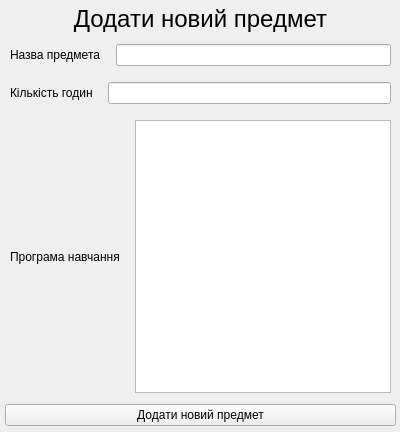
<?xml version="1.0" encoding="UTF-8"?>
<ui version="4.0">
 <class>add_new_subject</class>
 <widget class="QWidget" name="add_new_subject">
  <property name="geometry">
   <rect>
    <x>0</x>
    <y>0</y>
    <width>400</width>
    <height>432</height>
   </rect>
  </property>
  <property name="windowTitle">
   <string>Form</string>
  </property>
  <widget class="QWidget" name="layoutWidget">
   <property name="geometry">
    <rect>
     <x>0</x>
     <y>0</y>
     <width>401</width>
     <height>431</height>
    </rect>
   </property>
   <layout class="QVBoxLayout" name="main_lay">
    <property name="spacing">
     <number>6</number>
    </property>
    <property name="sizeConstraint">
     <enum>QLayout::SetMinAndMaxSize</enum>
    </property>
    <property name="leftMargin">
     <number>5</number>
    </property>
    <property name="topMargin">
     <number>5</number>
    </property>
    <property name="rightMargin">
     <number>5</number>
    </property>
    <property name="bottomMargin">
     <number>5</number>
    </property>
    <item>
     <widget class="QLabel" name="add_new_subject_label">
      <property name="font">
       <font>
        <pointsize>18</pointsize>
       </font>
      </property>
      <property name="text">
       <string>Додати новий предмет</string>
      </property>
      <property name="alignment">
       <set>Qt::AlignCenter</set>
      </property>
     </widget>
    </item>
    <item>
     <layout class="QHBoxLayout" name="lay1">
      <property name="spacing">
       <number>15</number>
      </property>
      <property name="leftMargin">
       <number>5</number>
      </property>
      <property name="topMargin">
       <number>5</number>
      </property>
      <property name="rightMargin">
       <number>5</number>
      </property>
      <property name="bottomMargin">
       <number>5</number>
      </property>
      <item>
       <widget class="QLabel" name="subject_name_label">
        <property name="text">
         <string>Назва предмета</string>
        </property>
       </widget>
      </item>
      <item>
       <widget class="QLineEdit" name="subject_name_edit"/>
      </item>
     </layout>
    </item>
    <item>
     <layout class="QHBoxLayout" name="lay2">
      <property name="spacing">
       <number>15</number>
      </property>
      <property name="leftMargin">
       <number>5</number>
      </property>
      <property name="topMargin">
       <number>5</number>
      </property>
      <property name="rightMargin">
       <number>5</number>
      </property>
      <property name="bottomMargin">
       <number>5</number>
      </property>
      <item>
       <widget class="QLabel" name="hours_quantity_label">
        <property name="text">
         <string>Кількість годин</string>
        </property>
       </widget>
      </item>
      <item>
       <widget class="QLineEdit" name="hours_quantity_edit">
        <property name="inputMask">
         <string>9999999999</string>
        </property>
        <property name="text">
         <string/>
        </property>
        <property name="maxLength">
         <number>10</number>
        </property>
       </widget>
      </item>
     </layout>
    </item>
    <item>
     <layout class="QHBoxLayout" name="lay3">
      <property name="spacing">
       <number>15</number>
      </property>
      <property name="leftMargin">
       <number>5</number>
      </property>
      <property name="topMargin">
       <number>5</number>
      </property>
      <property name="rightMargin">
       <number>5</number>
      </property>
      <property name="bottomMargin">
       <number>5</number>
      </property>
      <item>
       <widget class="QLabel" name="study_programe_label">
        <property name="text">
         <string>Програма навчання</string>
        </property>
       </widget>
      </item>
      <item>
       <widget class="QPlainTextEdit" name="study_programe_edit"/>
      </item>
     </layout>
    </item>
    <item>
     <widget class="QPushButton" name="submit_new_subject_button">
      <property name="text">
       <string>Додати новий предмет</string>
      </property>
     </widget>
    </item>
   </layout>
  </widget>
 </widget>
 <resources/>
 <connections/>
</ui>
